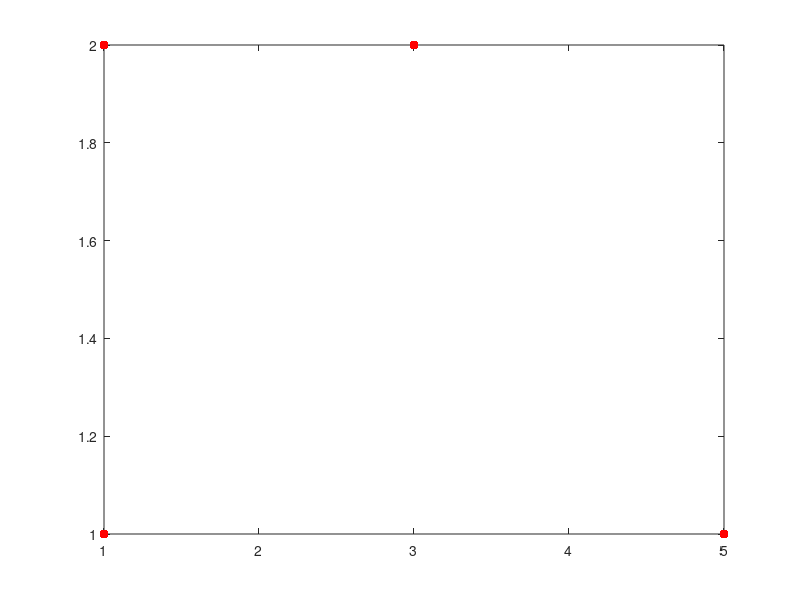

Recreate this plot in MATLAB. (Note: this script raises an error after producing the figure.)
% clc;clear;close all
% % (b)-(c) load 'twodpoints.txt' and plot
% 
% % load data
% twoD=load('twodpoints.txt');
% [N, d] = size(twoD);
% x = twoD(:,1);
% t = twoD(:,2);
% 
% % % plot origin dataset
% % figure(1);
% % %subplot(1,2,1);
% % plot(x, t, 'r.', 'MarkerSize', 10);
% % title('origin dataset');
% 
% %pause;
% 
% % set k clusters, and init method
% k = 4;
% init = 'euclidean';
% 
% % % init by hand
% init_centers = zeros(k,d);
% % init_centers(1,:)=[0.04607 4.565];
% % init_centers(2,:)=[-3.983 -3.781];
% % init_centers(3,:)=[2.993 -2.907];
% 
% % init_centers(1,:)=[2.0188 3.574];
% % init_centers(2,:)=[2.181 4.6575];
% % init_centers(3,:)=[3.5908 4.5265];
% 
% % clustering
% [cluster_i,~,init_c] = k_means_alg(twoD,k,init,init_centers);
% 
% % plot clustering in different color
% colors = {'green', 'blue','black','red','magenta','yellow','cyan'};
% %colors = zeros(k,3);
% % % set color
% % for i = 1:k
% %     colors(i,:) = rand(1,3);
% % end
% 
% figure(2)
% %subplot(1,2,2);
% % if inti by hand plot init center
% % if isequal(init,'manual')
% %     plot(init_centers(:,1), init_centers(:,2), 'r*', 'MarkerSize', 12);
% %     hold on
% % end
% plot(init_c(:,1), init_c(:,2), 'r*', 'MarkerSize', 12);
% hold on
% for i = 1:k
%     hold on;
%     %plot(x(find(cluster_i==i,N)),t(find(cluster_i==i,N)),'.','Color',colors(i,:),'MarkerSize', 10);
%     plot(x(find(cluster_i==i),1),t(find(cluster_i==i),1),'.','color',colors{i},'MarkerSize', 10);
% end
% title('clustering');
% fprintf('finish! plz enter!')
% pause;


% % (d) run the algorithm for k = 1, . . . 10 and plot the k-means cost
% 
% clc;clear;close all;
% % load data
% twoD=load('twodpoints.txt');
% [N, d] = size(twoD);
% x = twoD(:,1);
% t = twoD(:,2);
% 
% % init
% k = 1:10;
% init = 'euclidean';
% costs = zeros(length(k),1);
% 
% for i = k
%     init_centers = zeros(i,d);
%     [~,cost] = k_means_alg(twoD,i,init,init_centers);
%     costs(i,:) = cost;
%     
% end
% plot(costs)



% % (e) load 'threedpoints.txt' and plot
% clc;clear;close all;
% % load data
% threeD=load('threedpoints.txt');
% [N, d] = size(threeD);
% 
% % init
% k = 1:10;
% init = 'euclidean';
% costs = zeros(length(k),1);
% 
% for i = k
%     init_centers = zeros(i,d);
%     [~,cost] = k_means_alg(threeD,i,init,init_centers);
%     costs(i,:) = cost;
%     
% end
% plot(costs)
% 
% % load data
% threeD=load('threedpoints.txt');
% [N, d] = size(threeD);
% x = threeD(:,1);
% y = threeD(:,2);
% z = threeD(:,3);
% 
% 
% % plot origin dataset
% figure(1);
% %subplot(1,2,1);
% plot3(x, y, z,'r.', 'MarkerSize', 10);
% title('origin dataset');
% grid on
% 
% %pause;
% 
% % set k clusters, and init method
% k = 4;
% init = 'euclidean';
% 
% % clustering
% [cluster_i,~, init_c] = k_means_alg(threeD,k,init,init_centers);
% 
% % plot clustering in different color
% colors = {'green', 'blue','black','red','cyan','magenta','yellow'};
% %colors = zeros(k,3);
% % % set color
% % for i = 1:k
% %     colors(i,:) = rand(1,3);
% % end
% 
% figure(2)
% plot3(init_c(:,1), init_c(:,2), init_c(:,3), 'r*', 'MarkerSize', 12);
% hold on
% k
% for i = 1:k
%     colors{i}
%     hold on;
%     %plot(x(find(cluster_i==i,N)),t(find(cluster_i==i,N)),'.','Color',colors(i,:),'MarkerSize', 10);
%     plot3(x(find(cluster_i==i),1),y(find(cluster_i==i),1), z(find(cluster_i==i),1),'.','color',colors{i},'MarkerSize', 10);
% end
% grid on
% title('clustering');
% fprintf('finish! plz enter!')
% pause;

% % (f) Load the UCI ?seeds? dataset from the last assignment and repeat the above step.
% 
% clc;clear;close all;
% % load data
% seedD=load('seeds_dataset.txt');
% [~, d] = size(seedD);
% seedD=seedD(:,1:d-1);
% [N, d] = size(seedD);
% 
% % init
% k = 1:10;
% init = 'euclidean';
% costs = zeros(length(k),1);
% 
% for i = k
%     init_centers = zeros(i,d);
%     [~,cost] = k_means_alg(seedD,i,init,init_centers);
%     costs(i,:) = cost;
%     
% end
% plot(costs)

% % load data
% clc;clear;close all;
% seedD=load('seeds_dataset.txt');
% [~, d] = size(seedD);
% % % init centers
% % init_centers = zeros(3,d-1);
% % for i = 1:3
% %     D=seedD((seedD(:,d)==i),:);
% %     init_centers(i,:) = D(unidrnd(70),1:d-1);
% % end
% % remove last col
% label=seedD(:,d);
% seedD=seedD(:,1:d-1);
% [N, d] = size(seedD);
% % set k clusters, and init method
% k = 3;
% init = 'euclidean';
% 
% 
% 
% 
% % init by hand
% init_centers = zeros(k,d);
% % init_centers(1,:)=[15.26 14.84 0.871 5.763 3.312 2.221 5.22];
% % init_centers(2,:)=[16.84 15.67 0.8623 5.998 3.484 4.675 5.877];
% % init_centers(3,:)=[11.21 13.13 0.8167 5.279 2.687 6.169 5.275];
% 
% min_loss = realmax;
% for i = 1:500
%     % clustering
%     [cluster_i,~, ~] = k_means_alg(seedD,k,init,0);
%     Diff = label ~= cluster_i;
%     loss = sum(Diff);
%     
%     if loss < min_loss
%         min_loss = loss;
%         opt_classifier = cluster_i;
%     end
% end
% min_loss
% opt_classifier;

clc;clear;close all;

x = [1 1 5 3];
t = [1 2 1 2];
D = [x',t'];
D
plot(x,t,'r.','MarkerSize', 20)
% set k clusters, and init method
k = 2;
init = 'uniform';

% clustering
[cluster_i,~,init_c] = k_means_alg(D,k,init,0);

% plot clustering in different color
colors = {'blue','red'};

figure(2)
plot(init_c(:,1), init_c(:,2), 'r*', 'MarkerSize', 12);
hold on
for i = 1:k
    hold on;
    plot(x(find(cluster_i==i)),t(find(cluster_i==i)),'.','color',colors{i},'MarkerSize', 20);
end
title('clustering');




